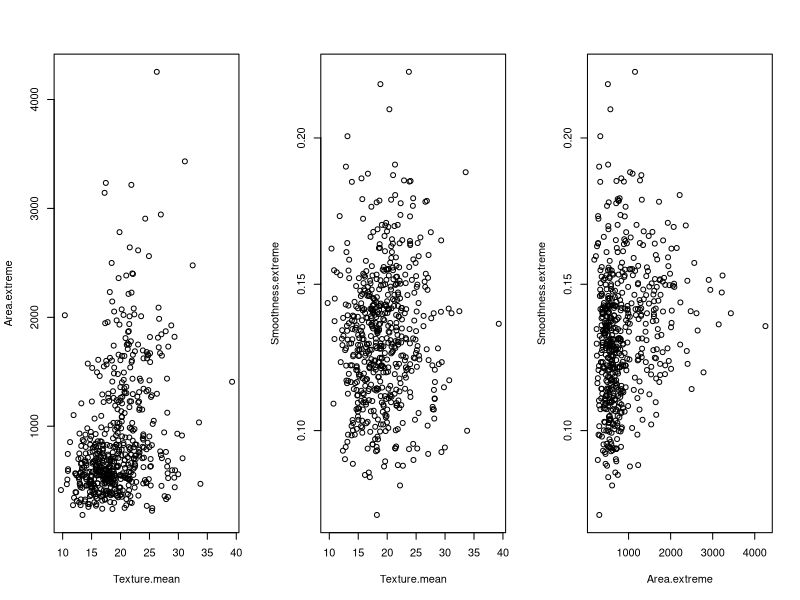
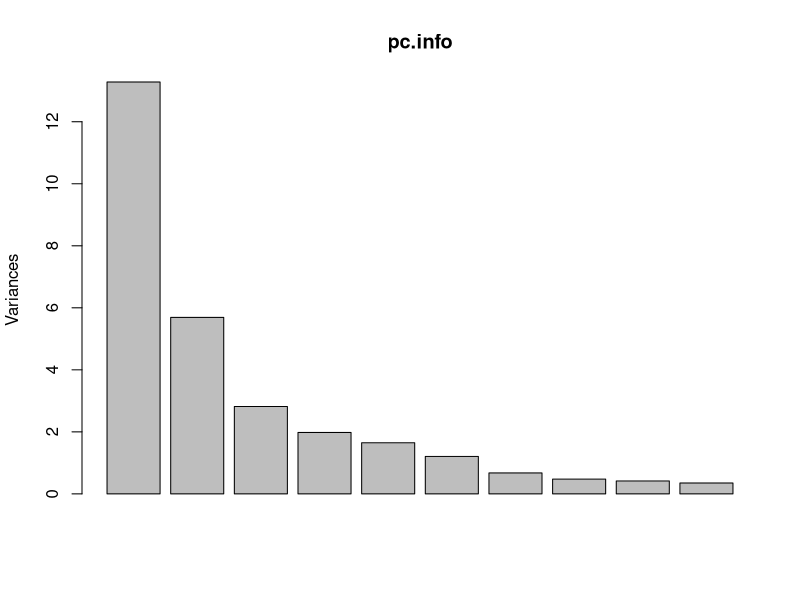
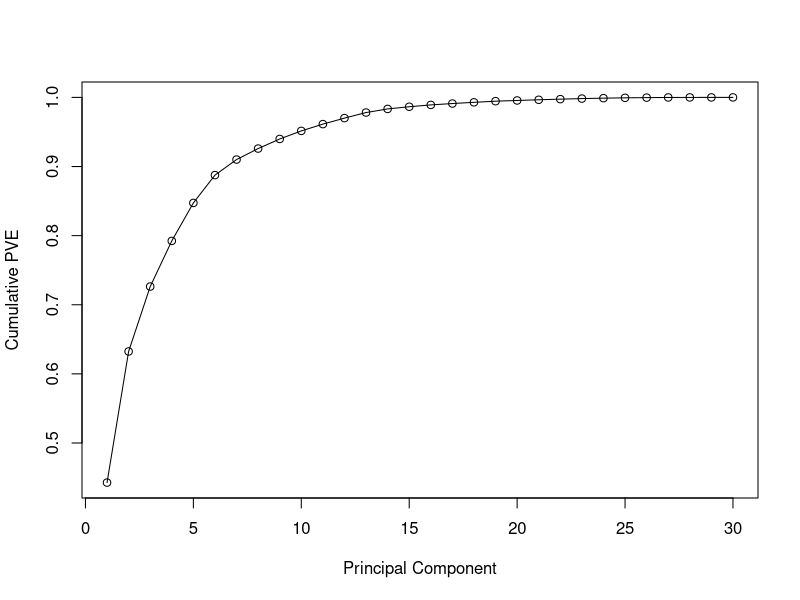
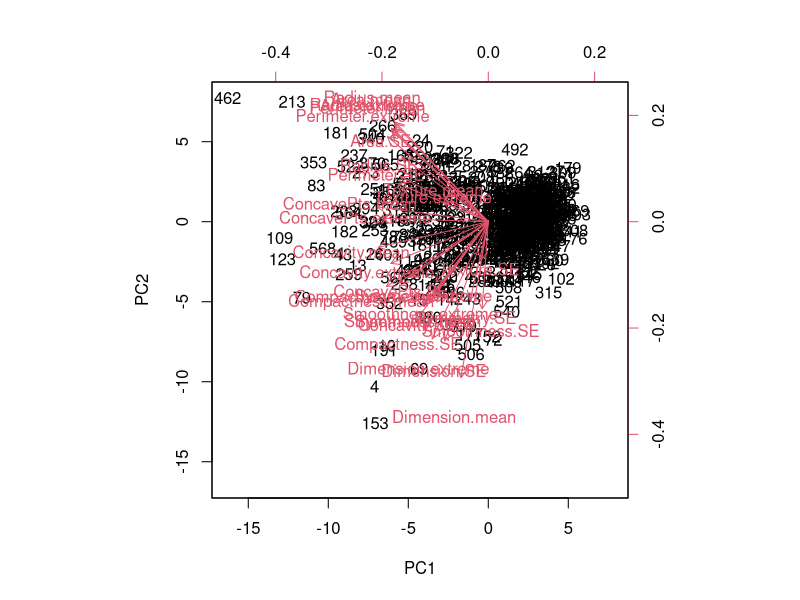
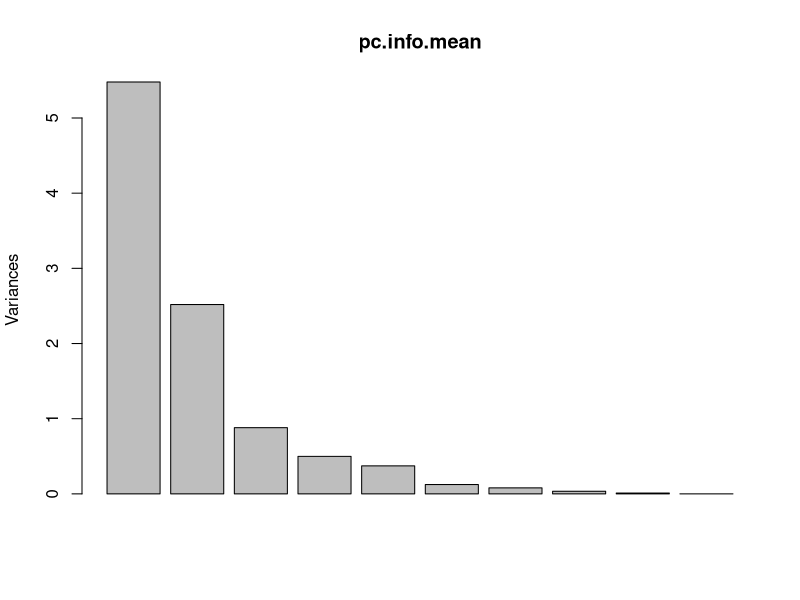
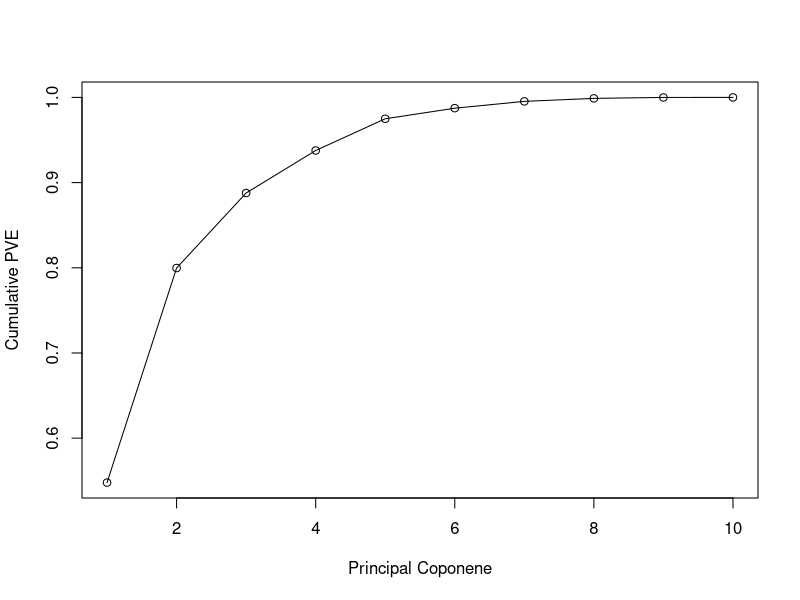
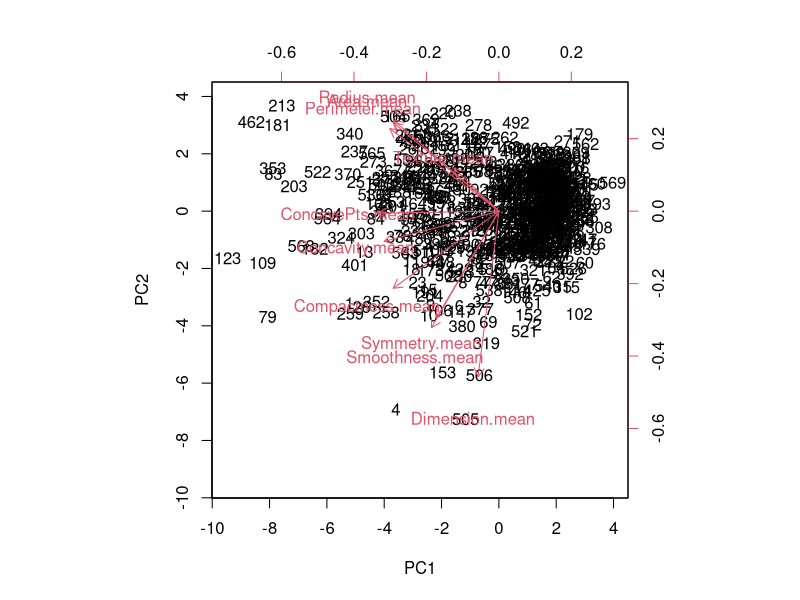
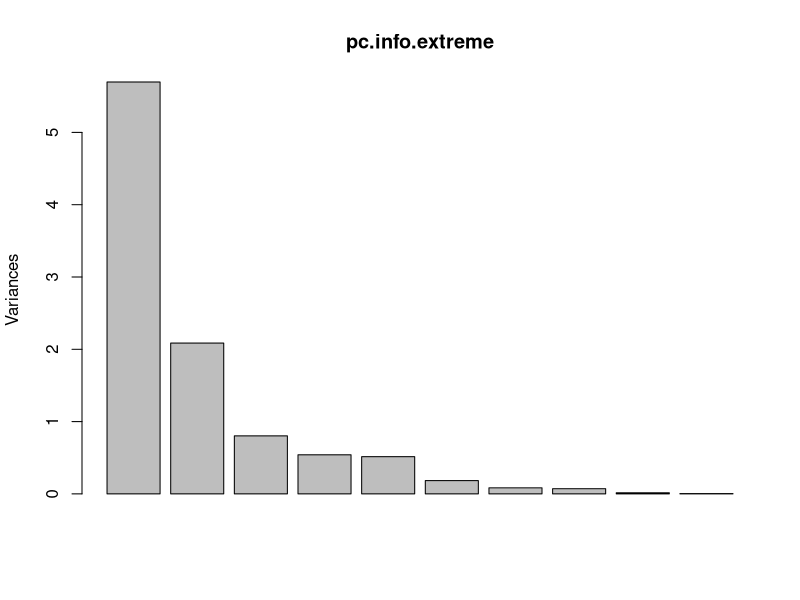

These charts were generated, in order, by the following R code:
cancer = read.csv("WI_breastcancer_data.csv")
attach(cancer)

# measurements only (as if we do not have diagnosis)
x = cancer[,-c(1,2)]

# scaling visibly required to allow all predictors to contribute to similarity measure
par(mfrow=c(1,3))
plot(Texture.mean, Area.extreme, main="")
plot(Texture.mean, Smoothness.extreme, main="")
plot(Area.extreme, Smoothness.extreme, main="")

# include scaling due to widely varied magnitudes
pc.info = prcomp(x,center=T,scale=T)
pc.info$rotation  #loadings

par(mfrow=c(1,1))
plot(pc.info)
summary(pc.info)
pc.info$sdev
vjs = pc.info$sdev^2
pve = vjs/sum(vjs)
cumsum(pve)

plot(cumsum(pve), type = "o", ylab="Cumulative PVE", xlab="Principal Component")

biplot(pc.info,scale=0)
pc.info$rotation[,1]  # loadings for first principal component
pc.info$rotation[,2]  # loadings for second principal component
pc1scores = pc.info$x[,1]  # first principal component score vector
pc2scores = pc.info$x[,2]  # second principal component score vector


# mean measurements only 
xmeans = cancer[,c(3:12)]

# include scaling due to widely varied magnitudes
pc.info.mean = prcomp(xmeans,center=T,scale=T)
pc.info.mean$rotation

plot(pc.info.mean)
summary(pc.info.mean)
pc.info.mean$sdev
vjs = pc.info.mean$sdev^2
pve = vjs/sum(vjs)
cumsum(pve)

plot(cumsum(pve), type = "o", ylab="Cumulative PVE", xlab="Principal Coponene")

biplot(pc.info.mean,scale=0)
pc.info.mean$rotation[,1]  # loadings for first principal component
pc.info.mean$rotation[,2]  # loadings for second principal component
pc1scores.mean = pc.info.mean$x[,1]  # first principal component score vector
pc2scores.mean = pc.info.mean$x[,2]  # second principal component score vector











# extreme measurements only 
xextremes = cancer[,c(23:32)]

# include scaling due to widely varied magnitudes
pc.info.extreme = prcomp(xextremes,center=T,scale=T)
pc.info.extreme$rotation

plot(pc.info.extreme)
summary(pc.info.extreme)
pc.info.extreme$sdev
vjs = pc.info.extreme$sdev^2
pve = vjs/sum(vjs)
cumsum(pve)

plot(cumsum(pve), type = "o", ylab="Cumulative PVE", xlab="Principal Coponene")

biplot(pc.info.extreme,scale=0)
pc.info.extreme$rotation[,1]  # loadings for first principal component
pc.info.extreme$rotation[,2]  # loadings for second principal component
pc1scores.extreme = pc.info.extreme$x[,1]  # first principal component score vector
pc2scores.extreme = pc.info.extreme$x[,2]  # second principal component score vector











